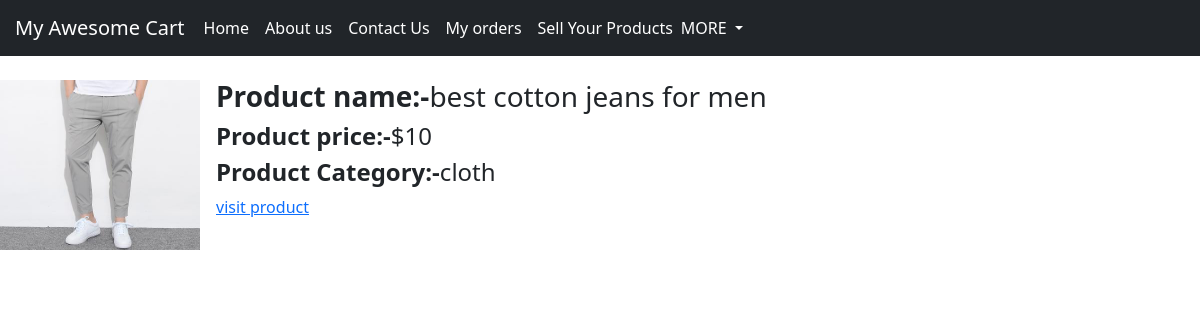
Screenshot of /shop/yourproduct/ (signed in) with the database file from the repository.
### shop/models.py (models this page shows, shortened)
class Product(models.Model):
    product_id=models.AutoField
    product_name=models.CharField(max_length=150)
    category=models.CharField(max_length=30, default="")
    subcategory=models.CharField(max_length=50, default="")
    price=models.CharField(max_length=10, default="0")
    des=models.CharField(max_length=300)
    admin_id=models.IntegerField(default="")
    image=models.ImageField(upload_to="shop/images")

### shop/views.py (the view)
# urls.py: path('yourproduct/', views.yourproduct,       name="yourproduct"),
def yourproduct(requests):
    product= Product.objects.all()
    context={'product':product}
    return render(requests, 'shop/yourproduct.html',context)

### templates/shop/yourproduct.html (shortened to what this page needs)
{% extends 'shop/basic.html' %}
{%block body%}
{%if user.is_authenticated%}
{% for product in product %}
{% if request.user.id == product.admin_id %}
<br>
<div class="d-flex position-relative">
  <img src="/media/{{product.image}}" class="flex-shrink-0 me-3" alt="...">
  <div>
    <h3 class="mt-0"><b>Product name:-</b>{{product.product_name}}</h3>
    <h4><b>Product price:-</b>${{product.price}}</h4>
    <h4><b>Product Category:-</b>{{product.category}}</h4>
    <a href="/shop/productview/{{product.id}}">visit product</a>
  </div>
</div>
<br>
<br>
{% endif %}
{% endfor %}
{%else%}
<h2>Please sign in to see your Orders</h2>
<a href="/" class="btn btn-danger">Sign in Here</a>
{%endif%}
{%endblock%}

### templates/shop/yourproduct.html (style rules this page uses)
.flex-shrink-0 { width: 200px; height: 170px; }

### rows the page displays
Product: image (picture), product_name "best cotton jeans for men", price "10", category "cloth"
